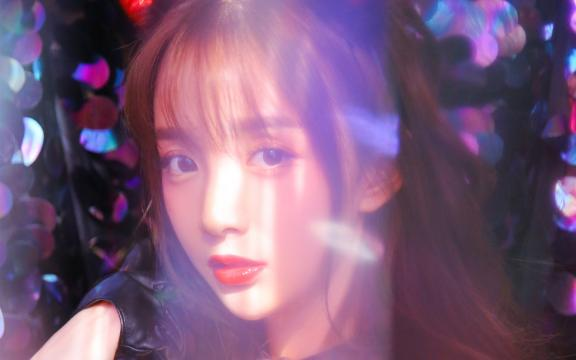
#> input picture data/images/cos.jpg, 576 x 360 px
$ python day013.py
#> lines starting #> are read from the running program, lines starting #| are printed output that depends on the picture
'''
Author       : Bingqiang Zhou
Date         : 2021-02-02 04:53:10
LastEditors  : Bingqiang Zhou
LastEditTime : 2021-02-02 05:04:05
Description  : 图像翻转(Image Flip)
    图像翻转的本质像素映射，OpenCV支持三种图像翻转方式
    - X轴翻转，flipcode = 0
    - Y轴翻转, flipcode = 1
    - XY轴翻转, flipcode = -1

    相关的API
    flip
    - src输入参数
    - dst 翻转后图像
    - flipcode
'''

import cv2 as cv
import numpy as np

# 读取图像
src = cv.imread("../data/images/cos.jpg")
#> src is the input picture: shape (360, 576, 3); mean B, G, R 121, 90.8, 123.9
cv.imshow("source image", src)

# 上下翻转 x flip
dst = cv.flip(src, 0)
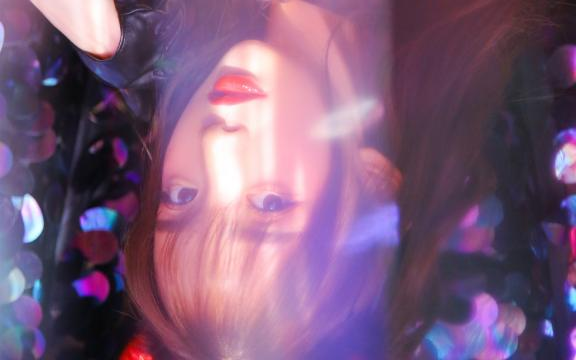
#> dst: shape (360, 576, 3); mean B, G, R 121, 90.8, 123.9
cv.imshow("X flip", dst)

# 左右翻转 y flip
dst = cv.flip(src, 1)
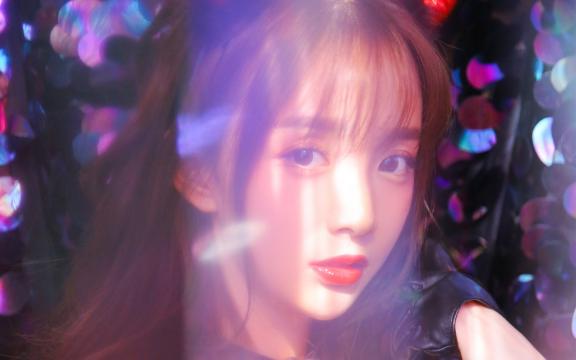
#> dst: shape (360, 576, 3); mean B, G, R 121, 90.8, 123.9
cv.imshow("Y flip", dst)

## 上下左右同时翻转 x y flip
dst = cv.flip(src, -1)
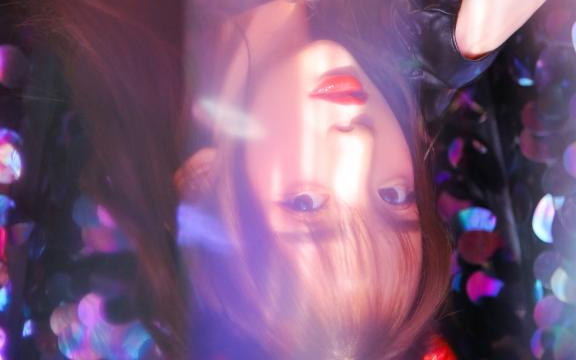
#> dst: shape (360, 576, 3); mean B, G, R 121, 90.8, 123.9
cv.imshow("XY flip", dst)

## 自行实现 上下翻转
h, w, c = src.shape
#> h = 360; w = 576; c = 3
temp = np.zeros_like(src)
for row in range(h):
    for col in range(w):
        temp[row, col] = src[h - row - 1, col]

cv.imshow("custom x flip", temp)

## 自行实现 水平翻转
h, w, c = src.shape
temp = np.zeros_like(src)
for row in range(h):
    for col in range(w):
        temp[row, col] = src[row, w - col - 1]

cv.imshow("custom Y flip", temp)


## 自行实现 上下左右同时翻转
h, w, c = src.shape
temp = np.zeros_like(src)
for row in range(h):
    for col in range(w):
        temp[row, col] = src[h - row - 1, w - col - 1]

cv.imshow("custom X Y flip", temp)

cv.waitKey(0)
cv.destroyAllWindows()
